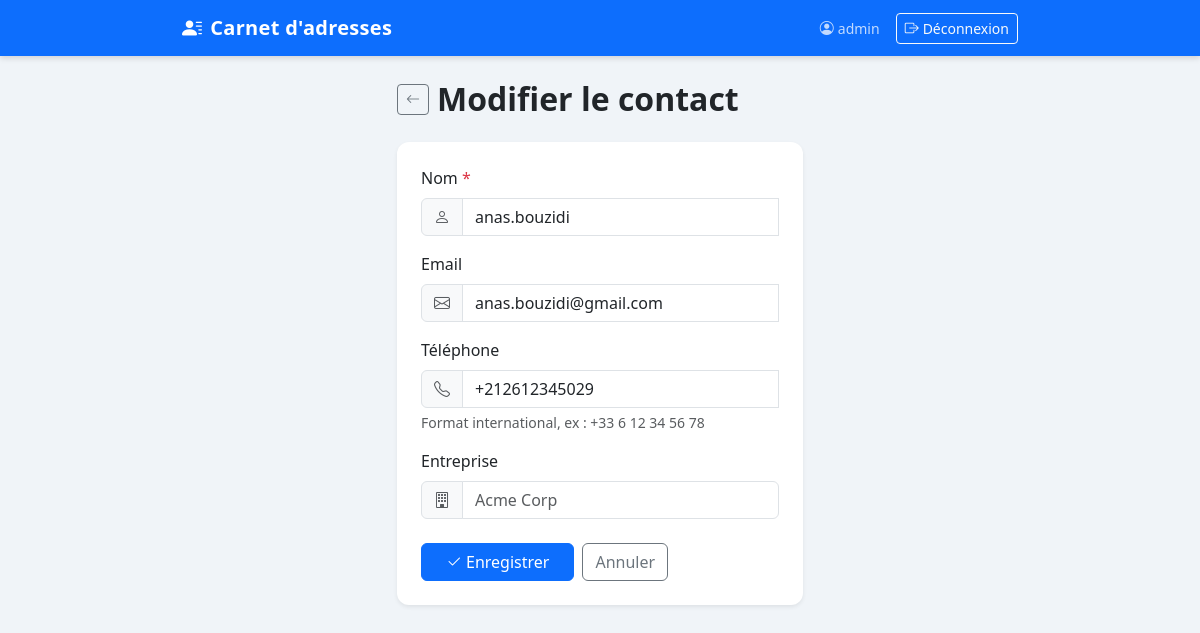
Page /edit/28 (signed in) on the earlier database version.
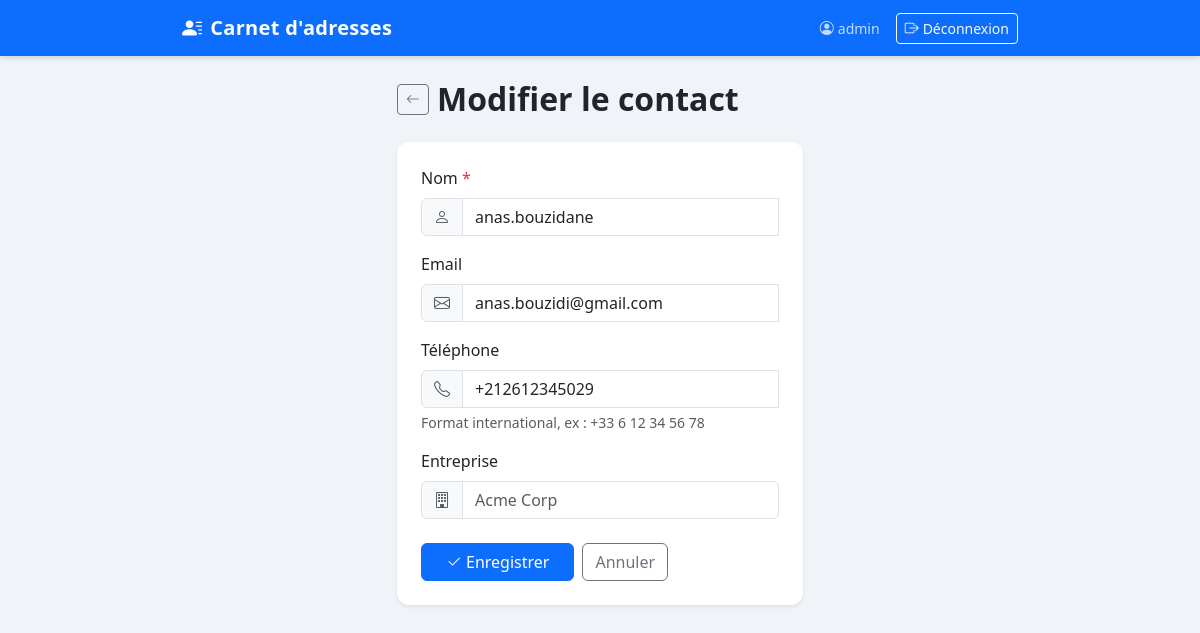
Same page on the later database version.
### tables this page shows
CREATE TABLE contacts (
                id INTEGER PRIMARY KEY AUTOINCREMENT,
                nom TEXT UNIQUE NOT NULL,
                email TEXT,
                telephone TEXT,
                entreprise TEXT
            );

### app.py (the view, shortened to what this page needs)
@app.route("/edit/<int:contact_id>", methods=["GET", "POST"])
@login_required
def edit_contact(contact_id):
    conn = get_db()
    try:
        contact = conn.execute(_CONTACT_SELECT + "WHERE id = ?", (contact_id,)).fetchone()
        if not contact:
            flash("Contact introuvable.", "error")
            return redirect(url_for("index"))
    finally:
        conn.close()
    return render_template("form.html",
                           action=url_for("edit_contact", contact_id=contact_id),
                           contact=contact, form_data=dict(contact))

### app.py (called while the page is built)
def get_db():
    conn = sqlite3.connect(DB_PATH)
    conn.row_factory = sqlite3.Row
    return conn

def login_required(f):
    @wraps(f)
    def wrapper(*args, **kwargs):
        if "user" not in session:
            return redirect(url_for("login"))
        return f(*args, **kwargs)
    return wrapper

### templates/form.html (shortened to what this page needs)
{% extends 'base.html' %}
{% block content %}
<div class="row justify-content-center">
  <div class="col-md-7 col-lg-6">
    <div class="d-flex align-items-center gap-2 mb-4">
      <a href="{{ url_for('index') }}" class="btn btn-sm btn-outline-secondary" title="Retour">
        <i class="bi bi-arrow-left"></i>
      </a>
      <h2 class="fw-bold mb-0">
        {{ 'Modifier le contact' if contact else 'Nouveau contact' }}
      </h2>
    </div>
    <div class="card shadow-sm">
      <div class="card-body p-4">
        <form method="post" action="{{ action }}" novalidate id="contactForm">
          <div class="mb-3">
            <label class="form-label fw-medium" for="nom">
              Nom <span class="text-danger">*</span>
            </label>
            <div class="input-group">
              <span class="input-group-text"><i class="bi bi-person text-muted"></i></span>
              <input id="nom" name="nom" class="form-control" placeholder="Jean Dupont"
                     required minlength="3" value="{{ form_data.get('nom', '') }}">
            </div>
          </div>
          <div class="mb-3">
            <label class="form-label fw-medium" for="email">Email</label>
            <div class="input-group">
              <span class="input-group-text"><i class="bi bi-envelope text-muted"></i></span>
              <input id="email" name="email" type="email" class="form-control"
                     placeholder="jean.dupont@exemple.com" value="{{ form_data.get('email', '') }}">
            </div>
          </div>
          <div class="mb-3">
            <label class="form-label fw-medium" for="telephone">Téléphone</label>
            <div class="input-group">
              <span class="input-group-text"><i class="bi bi-telephone text-muted"></i></span>
              <input id="telephone" name="telephone" class="form-control"
                     placeholder="+33612345678" pattern="^\+.{9,}$"
                     value="{{ form_data.get('telephone', '') }}">
            </div>
            <div class="form-text">Format international, ex : +33 6 12 34 56 78</div>
          </div>
          <div class="mb-4">
            <label class="form-label fw-medium" for="entreprise">Entreprise</label>
            <div class="input-group">
              <span class="input-group-text"><i class="bi bi-building text-muted"></i></span>
              <input id="entreprise" name="entreprise" class="form-control"
                     placeholder="Acme Corp" value="{{ form_data.get('entreprise', '') }}">
            </div>
          </div>
          <div class="d-flex gap-2">
            <button class="btn btn-primary px-4" type="submit">
              <i class="bi bi-check2 me-1"></i>Enregistrer
            </button>
            <a class="btn btn-outline-secondary" href="{{ url_for('index') }}">Annuler</a>
          </div>
        </form>
      </div>
    </div>
  </div>
</div>
{% endblock %}

### templates/base.html (shortened to what this page needs)
<!doctype html>
<html lang="fr">
<head>
  <link href="https://cdn.jsdelivr.net/npm/bootstrap@5.3.0/dist/css/bootstrap.min.css" rel="stylesheet">
  <link href="https://cdn.jsdelivr.net/npm/bootstrap-icons@1.10.5/font/bootstrap-icons.css" rel="stylesheet">
</head>
<body>
  {% if session.user %}
  <nav class="navbar navbar-expand navbar-dark bg-primary">
    <div class="container" style="max-width:860px">
      <a class="navbar-brand" href="{{ url_for('index') }}">
        <i class="bi bi-person-lines-fill me-2"></i>Carnet d'adresses
      </a>
      <div class="ms-auto d-flex align-items-center gap-3">
        <span class="text-white opacity-75 small d-none d-sm-inline">
          <i class="bi bi-person-circle me-1"></i>{{ session.user }}
        </span>
        <a href="{{ url_for('logout') }}" class="btn btn-outline-light btn-sm">
          <i class="bi bi-box-arrow-right me-1"></i><span class="d-none d-sm-inline">Déconnexion</span>
        </a>
      </div>
    </div>
  </nav>
  {% endif %}
  <div class="container py-4" style="max-width:860px">
    {% block content %}{% endblock %}
  </div>
</body>
</html>

### templates/base.html (style rules this page uses)
body { background-color: #f0f4f8; min-height: 100vh; }
.navbar { box-shadow: 0 2px 6px rgba(0,0,0,.15); }
.navbar-brand { font-weight: 700; letter-spacing: .3px; }
.card { border: none; box-shadow: 0 1px 5px rgba(0,0,0,.08); border-radius: .75rem; }

Differences in the rows shown:
changed contacts "anas.bouzidi@gmail.com": nom "anas.bouzidi" → "anas.bouzidane"
